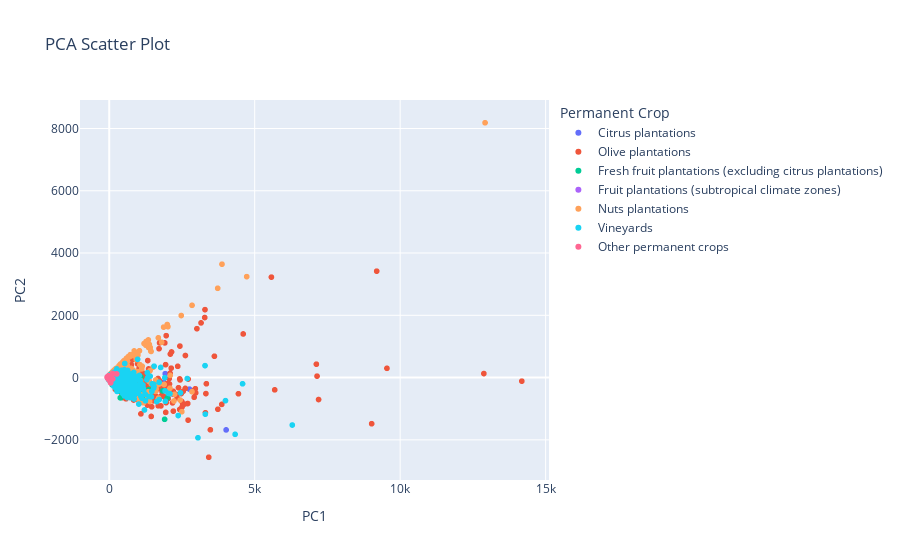

Write notebook code for a chart like this one.
### Code cell
import pandas as pd
import plotly.express as px
from sklearn.decomposition import PCA

# Read the data from CSV file
data = pd.read_csv('3_perm_crops.csv')

# Select the relevant features for PCA
features = ['Area_1989', 'Area_1999', 'Area_2009', 'Area_2019']

# Perform PCA
pca = PCA(n_components=2)
pca_result = pca.fit_transform(data[features])

# Create a DataFrame with PCA results
pca_df = pd.DataFrame(data=pca_result, columns=['PC1', 'PC2'])
pca_df['Perm_crop'] = data['Perm_crop']

# Create a scatter plot with color-coded permanent crops
fig = px.scatter(
    pca_df,
    x='PC1',
    y='PC2',
    color='Perm_crop',
    labels={'Perm_crop': 'Permanent Crop'},
    title='PCA Scatter Plot'
)

fig.show()

### Figure 1 — Plotly figure (JSON) as saved in the notebook; plotly's stock layout.template omitted (floating-point values rounded to 4 significant figures; data arrays with more than 128 entries replaced by an {"elided": "..."} marker saying what was removed)
{"data": [{"hovertemplate": "Permanent Crop=Citrus plantations<br>PC1=%{x}<br>PC2=%{y}<extra></extra>", "legendgroup": "Citrus plantations", "marker": {"color": "#636efa", "symbol": "circle"}, "mode": "markers", "name": "Citrus plantations", "showlegend": true, "type": "scattergl", "x": {"elided": "3092 float values"}, "xaxis": "x", "y": {"elided": "3092 float values"}, "yaxis": "y"}, {"hovertemplate": "Permanent Crop=Olive plantations<br>PC1=%{x}<br>PC2=%{y}<extra></extra>", "legendgroup": "Olive plantations", "marker": {"color": "#EF553B", "symbol": "circle"}, "mode": "markers", "name": "Olive plantations", "showlegend": true, "type": "scattergl", "x": {"elided": "3092 float values"}, "xaxis": "x", "y": {"elided": "3092 float values"}, "yaxis": "y"}, {"hovertemplate": "Permanent Crop=Fresh fruit plantations (excluding citrus plantations)<br>PC1=%{x}<br>PC2=%{y}<extra></extra>", "legendgroup": "Fresh fruit plantations (excluding citrus plantations)", "marker": {"color": "#00cc96", "symbol": "circle"}, "mode": "markers", "name": "Fresh fruit plantations (excluding citrus plantations)", "showlegend": true, "type": "scattergl", "x": {"elided": "3092 float values"}, "xaxis": "x", "y": {"elided": "3092 float values"}, "yaxis": "y"}, {"hovertemplate": "Permanent Crop=Fruit plantations (subtropical climate zones)<br>PC1=%{x}<br>PC2=%{y}<extra></extra>", "legendgroup": "Fruit plantations (subtropical climate zones)", "marker": {"color": "#ab63fa", "symbol": "circle"}, "mode": "markers", "name": "Fruit plantations (subtropical climate zones)", "showlegend": true, "type": "scattergl", "x": {"elided": "3092 float values"}, "xaxis": "x", "y": {"elided": "3092 float values"}, "yaxis": "y"}, {"hovertemplate": "Permanent Crop=Nuts plantations<br>PC1=%{x}<br>PC2=%{y}<extra></extra>", "legendgroup": "Nuts plantations", "marker": {"color": "#FFA15A", "symbol": "circle"}, "mode": "markers", "name": "Nuts plantations", "showlegend": true, "type": "scattergl", "x": {"elided": "3092 float values"}, "xaxis": "x", "y": {"elided": "3092 float values"}, "yaxis": "y"}, {"hovertemplate": "Permanent Crop=Vineyards<br>PC1=%{x}<br>PC2=%{y}<extra></extra>", "legendgroup": "Vineyards", "marker": {"color": "#19d3f3", "symbol": "circle"}, "mode": "markers", "name": "Vineyards", "showlegend": true, "type": "scattergl", "x": {"elided": "3092 float values"}, "xaxis": "x", "y": {"elided": "3092 float values"}, "yaxis": "y"}, {"hovertemplate": "Permanent Crop=Other permanent crops<br>PC1=%{x}<br>PC2=%{y}<extra></extra>", "legendgroup": "Other permanent crops", "marker": {"color": "#FF6692", "symbol": "circle"}, "mode": "markers", "name": "Other permanent crops", "showlegend": true, "type": "scattergl", "x": {"elided": "3092 float values"}, "xaxis": "x", "y": {"elided": "3092 float values"}, "yaxis": "y"}], "layout": {"legend": {"title": {"text": "Permanent Crop"}, "tracegroupgap": 0}, "title": {"text": "PCA Scatter Plot"}, "xaxis": {"anchor": "y", "domain": [0, 1], "title": {"text": "PC1"}}, "yaxis": {"anchor": "x", "domain": [0, 1], "title": {"text": "PC2"}}}}
